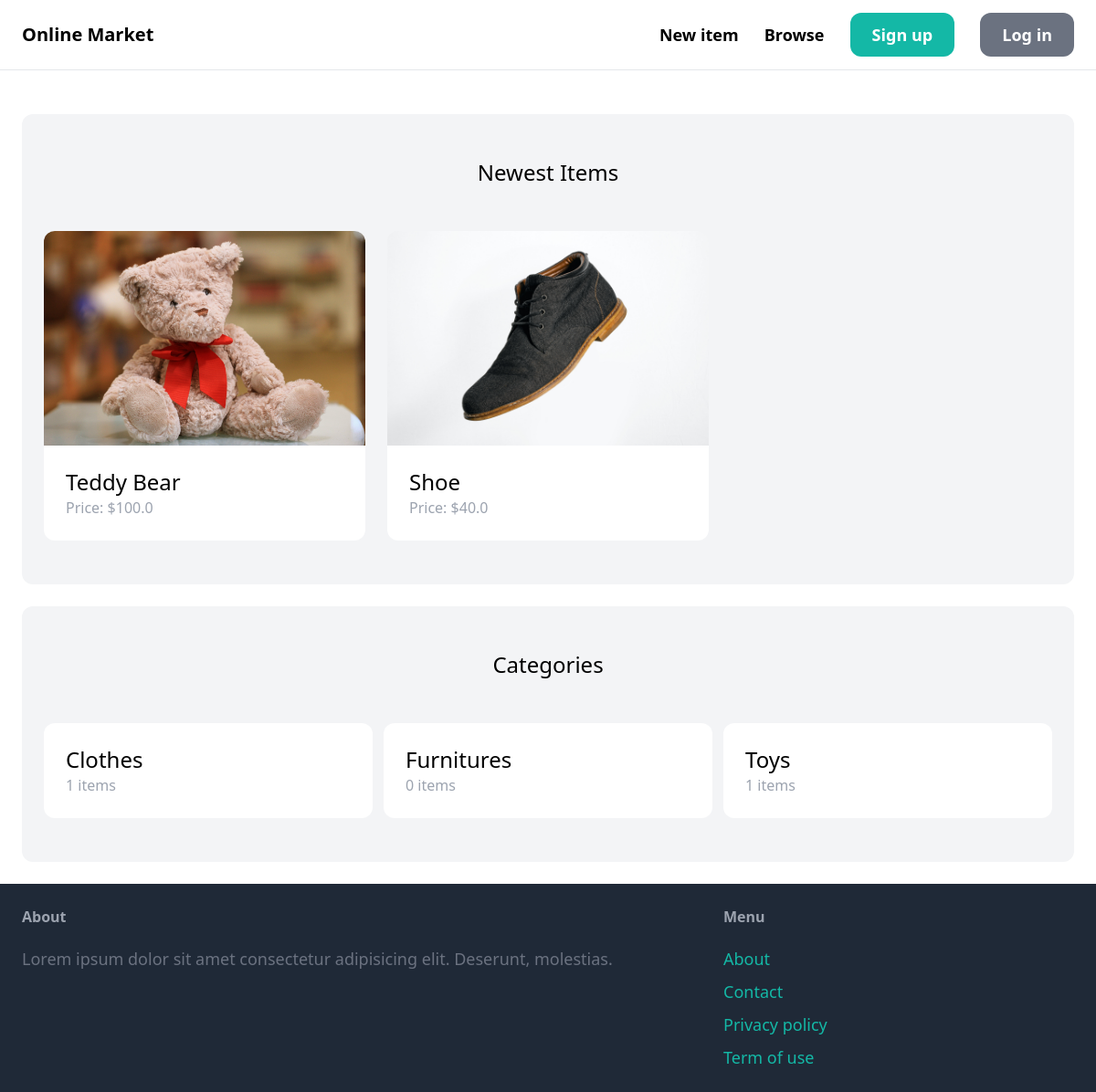
Before: / with the older database file.
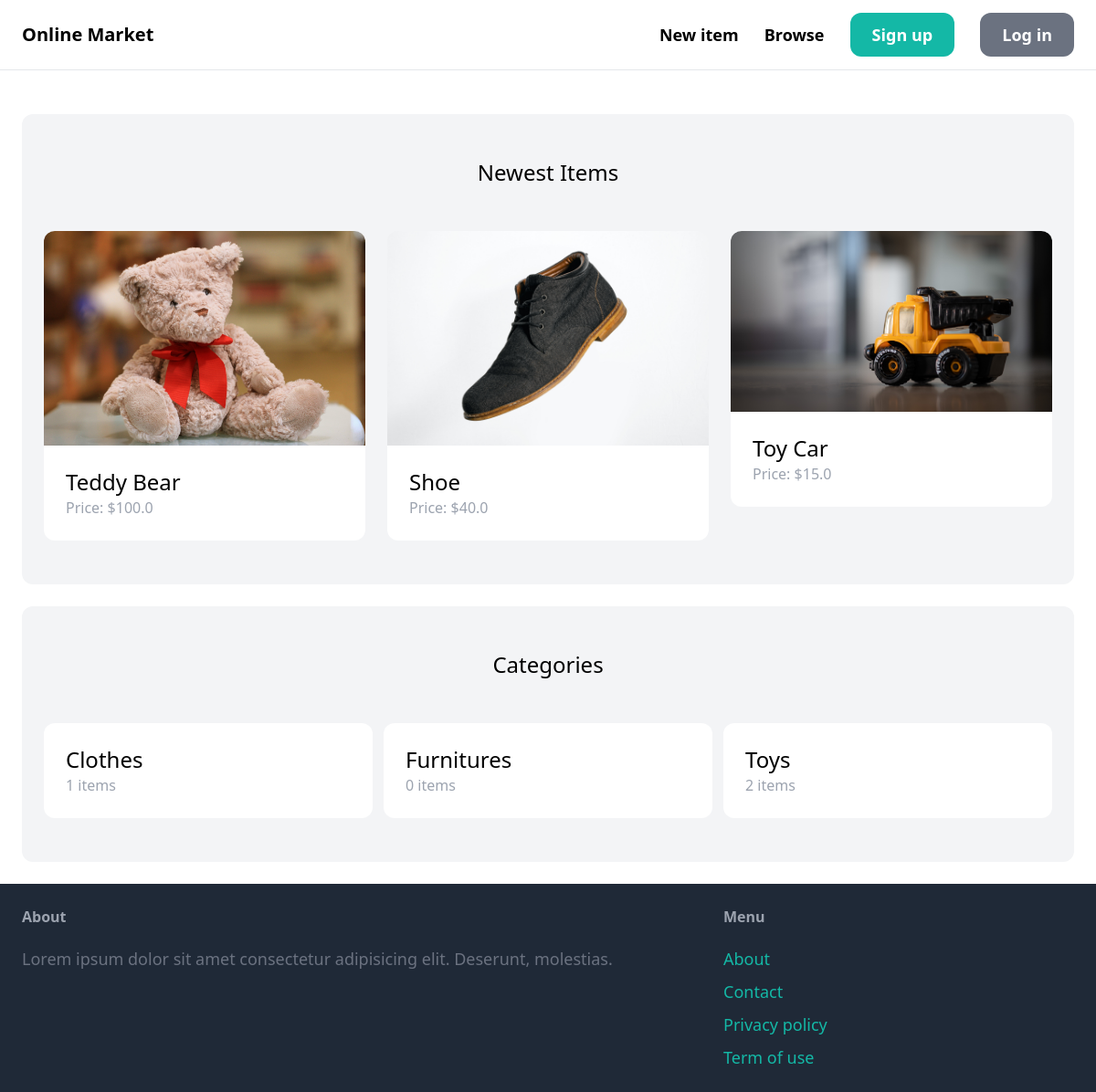
After: the same page with the newer database file.
### item/models.py (models this page shows, shortened)
class Item(models.Model):
    category = models.ForeignKey(Category, related_name='items', on_delete=models.CASCADE)
    name = models.CharField(max_length=255)
    description = models.TextField(blank=True, null=True)
    price = models.FloatField()
    image = models.ImageField(upload_to='item_images',blank=True,null=True)
    is_sold = models.BooleanField(default=False)
    created_by = models.ForeignKey(User,related_name='items', on_delete=models.CASCADE)
    created_at = models.DateTimeField(auto_now_add=True)

class Category(models.Model):
    name = models.CharField(max_length=255)
    class Meta:
        ordering = ('name',)
        verbose_name_plural='Categories'#changes 'categorys'to'categories'

### core/views.py (the view)
# urls.py: path('', views.index, name='index'),
def index(request):
    items = Item.objects.filter(is_sold=False)[0:6]  #this is an object
    categories = Category.objects.all()  #this is an object
    return render(request, 'core/index.html', {
        'categories' : categories,
        'items' : items,
    })

### core/templates/core/index.html (shortened to what this page needs)
{% extends 'core/base.html' %}
{% block content %}
    <div class="mt-6 px-6 py-12 bg-gray-100 rounded-xl">
        <h2 class="mb-12 text-2xl text-center">Newest Items</h2>
        <div class="grid grid-cols-3 gap-6">
            {% for item in items %}
            <div>
                <a href="{% url 'item:detail' item.id %}">
                    <div>
                        <img src="{{ item.image.url }}" alt="image" class="rounded-t-xl">
                    </div>
                    <div class="p-6 bg-white rounded-b-xl">
                        <h2 class="text-2xl">{{ item.name }}</h2>
                        <p class="text-gray-400">Price: ${{ item.price }}</p>
                    </div>
                </a>
            </div>
            {% endfor %}
        </div>
    </div>
    <div class="mt-6 px-6 py-12 bg-gray-100 rounded-xl">
        <h2 class="mb-12 text-2xl text-center">Categories</h2>
        <div class="grid grid-cols-3 gap-3">
            {% for category in categories %}
            <div>
                <a href="#">
                    <div class="p-6 bg-white rounded-xl">
                        <h2 class="text-2xl">{{ category.name }}</h2>
                        <p class="text-gray-400">{{ category.items.count }} items</p>
                    </div>
                </a>
            </div>
            {% endfor %}
        </div>
    </div>
{% endblock %}

### core/templates/core/base.html (shortened to what this page needs)
<!DOCTYPE html>
<html lang="en">
<head>
    <script src="https://cdn.tailwindcss.com"></script>
</head>
<body>
    <nav class="py-6 px-6 flex justify-between items-center border-b border-gray-200">
        <a href="/" class="text-xl font-semibold">Online Market</a>
        <div class="space-x-6">
            <a href="#" class="text-lg font-semibold hover:text-gray-500">New item</a>
            <a href="#" class="text-lg font-semibold hover:text-gray-500">Browse</a>
            <a href="{% url 'core:signup' %}" class="px-6 py-3 text-lg font-semibold bg-teal-500 text-white rounded-xl hover:bg-teal-700">Sign up</a>
            <a href="{% url 'core:login' %}" class="px-6 py-3 text-lg font-semibold bg-gray-500 text-white rounded-xl hover:bg-gray-700">Log in</a>
        </div>
    </nav>
    <div class="px-6 py-6">
        {% block content %}
        {% endblock %}
    </div>
    <footer class="py-6 px-6 flex justify-between bg-gray-800">
        <div class="w-2/3 pr-10">
            <h3 class="mb-5 font-semibold text-gray-400">About</h3>
            <p class="text-lg text-gray-500">Lorem ipsum dolor sit amet consectetur adipisicing elit. Deserunt, molestias.</p>
        </div>
        <div class="w-1/3">
            <h3 class="mb-5 font-semibold text-gray-400">Menu</h3>
            <ul class="space-y-2">
                <li><a href="#" class="text-lg text-teal-500 hover:text-teal-700">About</a></li>
                <li><a href="{% url 'core:contact' %}" class="text-lg text-teal-500 hover:text-teal-700">Contact</a></li>
                <li><a href="#" class="text-lg text-teal-500 hover:text-teal-700">Privacy policy</a></li>
                <li><a href="#" class="text-lg text-teal-500 hover:text-teal-700">Term of use</a></li>
            </ul>
        </div>
    </footer>
</body>
</html>

Changed rows visible on the page:
added Item: image (picture), name "Toy Car", price "15.0"
computed for Category "Toys": items.count "1" → "2"
